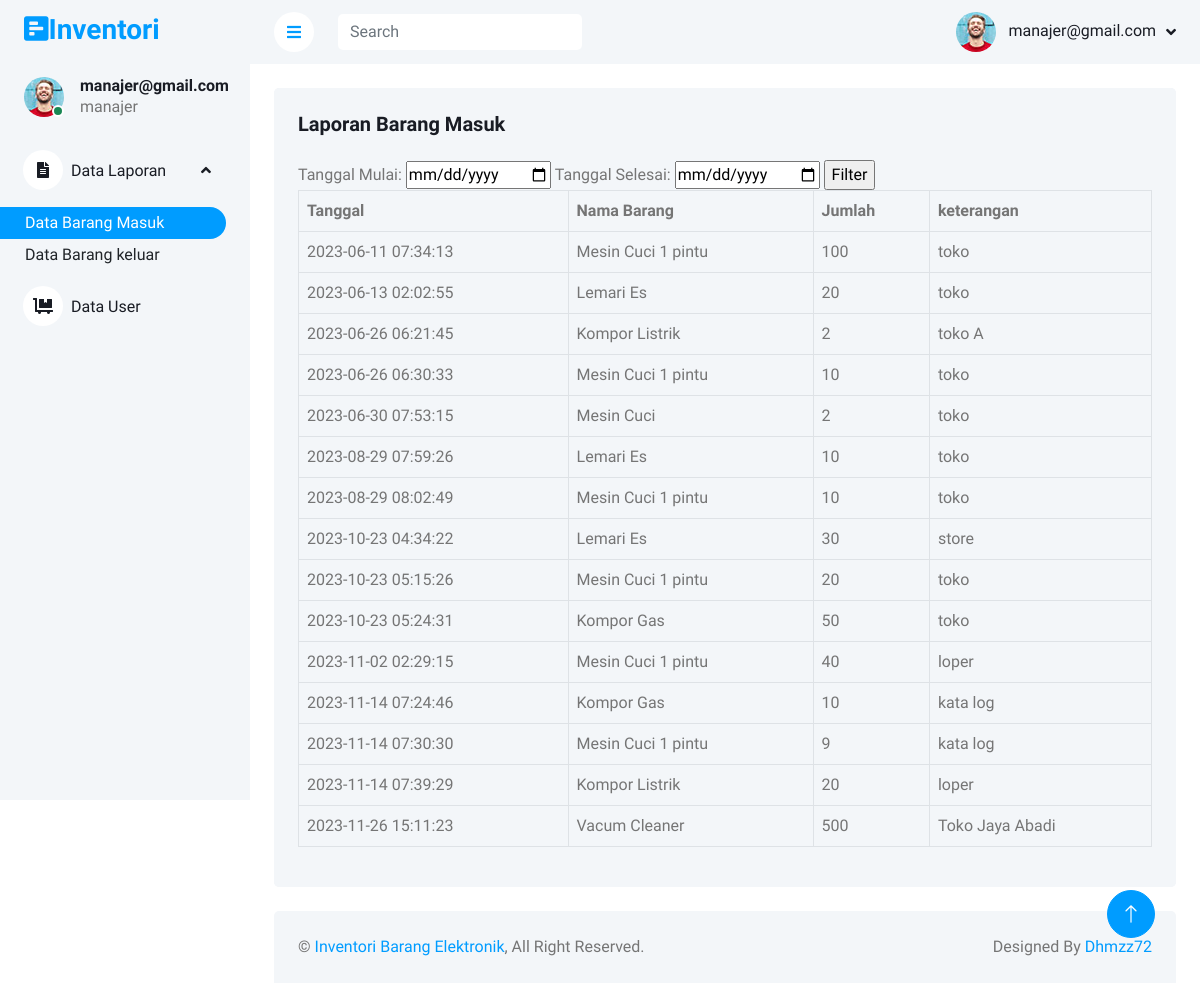
Page /laporanmasuk.php (signed in) on the committed database.
### tables this page shows
CREATE TABLE `masuk` (
  `idmasuk` int(11) NOT NULL,
  `idbarang` int(11) NOT NULL,
  `tanggal` timestamp NOT NULL DEFAULT current_timestamp(),
  `keterangan` varchar(25) NOT NULL,
  `qty` int(11) NOT NULL
);

CREATE TABLE `stock` (
  `idbarang` int(11) NOT NULL,
  `namabarang` varchar(50) NOT NULL,
  `deskripsi` varchar(50) NOT NULL,
  `stock` int(11) NOT NULL,
  `image` varchar(255) DEFAULT NULL
);

### laporanmasuk.php (the view, shortened to what this page needs)
<?php
require 'function.php';
?>
<!DOCTYPE html>
<html lang="en">
<head>
    <?php
    require_once('layour/_css.php');
    ?>
    <link href="https://cdn.datatables.net/v/dt/dt-1.13.7/datatables.min.css" rel="stylesheet">
</head>
<body>
    <div class="container-xxl position-relative bg-white d-flex p-0">
        <?php
        require_once('layour/sidebar.php');
        ?>
        <div class="content">
            <?php
            require_once('layour/navbar.php');
            ?>
            <div class="container-fluid pt-4 px-4">
                <div class=" bg-light rounded align-items-center justify-content-center mx-0">
                    <div class="col-12">
                        <div class="bg-light rounded h-100 p-4">
                            <h5 class="mb-4">Laporan Barang Masuk</h5>
                            <form method="post">
                                <label for="start_date">Tanggal Mulai:</label>
                                <input type="date" id="start_date" class="form" name="start_date" value="<?php if (isset($_POST['start_date'])) {
                                                                                                                echo $_POST['start_date'];
                                                                                                            } ?>">
                                <label for="end_date">Tanggal Selesai:</label>
                                <input type="date" id="end_date" class="form
                                    " name="end_date" value="<?php if (isset($_POST['end_date'])) {
                                                                    echo $_POST['end_date'];
                                                                } ?>">
                                <input type="submit" name="filter" value="Filter">
                            </form>
                            <div class="table-responsive">
                                <table table class="table table-bordered" id="mauexportmasuk" width="100%" cellspacing="0">
                                    <thead>
                                        <tr>
                                            <th scope="col">Tanggal</th>
                                            <th scope="col">Nama Barang</th>
                                            <th scope="col">Jumlah</th>
                                            <th scope="col">keterangan</th>
                                        </tr>
                                    </thead>
                                    <tbody>
                                        <?php
                                        if (isset($_POST['filter'])) {
                                            $tgl1 = $_POST['start_date'];
                                            $tgl2 = $_POST['end_date'];
                                            $ambilsemuadatastock = mysqli_query($conn, "SELECT * FROM masuk m, stock s WHERE s.idbarang = m.idbarang AND m.tanggal BETWEEN '$tgl1' AND '$tgl2'");
                                        } else {
                                            $ambilsemuadatastock = mysqli_query($conn, "SELECT * FROM masuk m, stock s WHERE s.idbarang = m.idbarang");
                                        }
                                        while ($data = mysqli_fetch_array($ambilsemuadatastock)) {
                                            $tanggal = $data['tanggal'];
                                            $namabarang = $data['namabarang'];
                                            $qty = $data['qty'];
                                            $keterangan = $data['keterangan'];
                                        ?>
                                            <tr>
                                                <td><?= $tanggal; ?></td>
                                                <td><?= $namabarang; ?></td>
                                                <td><?= $qty; ?></td>
                                                <td><?= $keterangan; ?></td>
                                            </tr>
                                        <?php
                                        };
                                        ?>
                                    </tbody>
                                </table>
                            </div>
                        </div>
                    </div>
                </div>
            </div>
            <?php
            require_once('layour/_footer.php');
            ?>
        </div>
        <a href="#" class="btn btn-lg btn-primary btn-lg-square back-to-top"><i class="bi bi-arrow-up"></i></a>
    </div>
</body>
</html>

### css/style.css (style rules this page uses)
:root { --primary: #009CFF; --light: #F3F6F9; --dark: #191C24; }
.back-to-top { position: fixed; display: none; right: 45px; bottom: 45px; z-index: 99; }
.btn { transition: .5s; }
.btn.btn-primary { color: #FFFFFF; }
.btn-lg-square { width: 48px; height: 48px; }
.btn-square, .btn-sm-square, .btn-lg-square { padding: 0; display: inline-flex; align-items: center; justify-content: center; font-weight: normal; border-radius: 50px; }
.content { margin-left: 250px; min-height: 100vh; background: #FFFFFF; transition: 0.5s; }
@media (min-width: 992px) { .content { width: calc(100% - 250px); } }

### rows in the picture
masuk: tanggal "2023-06-11 07:34:13", idbarang.namabarang "Mesin Cuci 1 pintu", qty "100", keterangan "toko"
masuk: tanggal "2023-06-13 02:02:55", idbarang.namabarang "Lemari Es", qty "20", keterangan "toko"
masuk: tanggal "2023-06-26 06:21:45", idbarang.namabarang "Kompor Listrik", qty "2", keterangan "toko A"
masuk: tanggal "2023-06-26 06:30:33", idbarang.namabarang "Mesin Cuci 1 pintu", qty "10", keterangan "toko"
masuk: tanggal "2023-06-30 07:53:15", idbarang.namabarang "Mesin Cuci", qty "2", keterangan "toko"
masuk: tanggal "2023-08-29 07:59:26", idbarang.namabarang "Lemari Es", qty "10", keterangan "toko"
masuk: tanggal "2023-08-29 08:02:49", idbarang.namabarang "Mesin Cuci 1 pintu", qty "10", keterangan "toko"
masuk: tanggal "2023-10-23 04:34:22", idbarang.namabarang "Lemari Es", qty "30", keterangan "store"
masuk: tanggal "2023-10-23 05:15:26", idbarang.namabarang "Mesin Cuci 1 pintu", qty "20", keterangan "toko"
masuk: tanggal "2023-10-23 05:24:31", idbarang.namabarang "Kompor Gas", qty "50", keterangan "toko"
masuk: tanggal "2023-11-02 02:29:15", idbarang.namabarang "Mesin Cuci 1 pintu", qty "40", keterangan "loper"
masuk: tanggal "2023-11-14 07:24:46", idbarang.namabarang "Kompor Gas", qty "10", keterangan "kata log"
masuk: tanggal "2023-11-14 07:30:30", idbarang.namabarang "Mesin Cuci 1 pintu", qty "9", keterangan "kata log"
masuk: tanggal "2023-11-14 07:39:29", idbarang.namabarang "Kompor Listrik", qty "20", keterangan "loper"
masuk: tanggal "2023-11-26 15:11:23", idbarang.namabarang "Vacum Cleaner", qty "500", keterangan "Toko Jaya Abadi"

### other values in the picture
$_SESSION['user'] "manajer@gmail.com"
$_SESSION['level'] "manajer"
